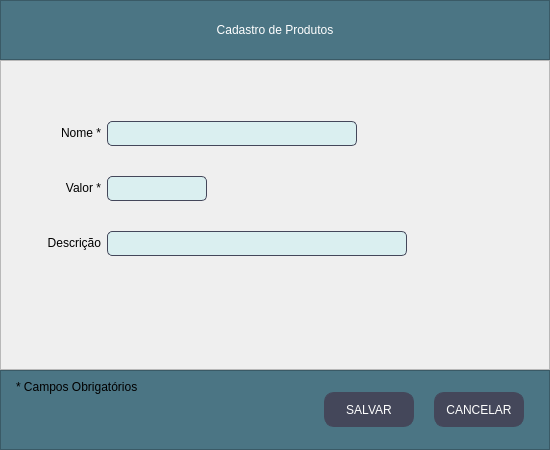
<?xml version="1.0" encoding="UTF-8"?>
<ui version="4.0">
 <class>Janela_Produto</class>
 <widget class="QMainWindow" name="Janela_Produto">
  <property name="windowModality">
   <enum>Qt::ApplicationModal</enum>
  </property>
  <property name="geometry">
   <rect>
    <x>0</x>
    <y>0</y>
    <width>550</width>
    <height>450</height>
   </rect>
  </property>
  <property name="minimumSize">
   <size>
    <width>550</width>
    <height>450</height>
   </size>
  </property>
  <property name="maximumSize">
   <size>
    <width>550</width>
    <height>450</height>
   </size>
  </property>
  <property name="windowTitle">
   <string>MainWindow</string>
  </property>
  <widget class="QWidget" name="centralwidget">
   <layout class="QVBoxLayout" name="verticalLayout">
    <property name="spacing">
     <number>0</number>
    </property>
    <property name="leftMargin">
     <number>0</number>
    </property>
    <property name="topMargin">
     <number>0</number>
    </property>
    <property name="rightMargin">
     <number>0</number>
    </property>
    <property name="bottomMargin">
     <number>0</number>
    </property>
    <item>
     <widget class="QFrame" name="frame">
      <property name="minimumSize">
       <size>
        <width>0</width>
        <height>60</height>
       </size>
      </property>
      <property name="maximumSize">
       <size>
        <width>16777215</width>
        <height>60</height>
       </size>
      </property>
      <property name="styleSheet">
       <string notr="true">background-color: rgb(75, 117, 132);</string>
      </property>
      <property name="frameShape">
       <enum>QFrame::StyledPanel</enum>
      </property>
      <property name="frameShadow">
       <enum>QFrame::Raised</enum>
      </property>
      <layout class="QHBoxLayout" name="horizontalLayout_2">
       <item>
        <widget class="QLabel" name="label_titulo">
         <property name="styleSheet">
          <string notr="true">font: 87 12pt &quot;Arial Black&quot;;
color: rgb(255, 255, 255);
</string>
         </property>
         <property name="text">
          <string>Cadastro de Produtos</string>
         </property>
         <property name="alignment">
          <set>Qt::AlignCenter</set>
         </property>
        </widget>
       </item>
      </layout>
     </widget>
    </item>
    <item>
     <widget class="QFrame" name="frame_2">
      <property name="minimumSize">
       <size>
        <width>70</width>
        <height>0</height>
       </size>
      </property>
      <property name="styleSheet">
       <string notr="true">QLineEdit, QTextEdit{
	border-radius: 5px;
	border: 0.5px solid #44475a;
	font:11pt &quot;MS Shell Dlg 2&quot;;
	padding: 1px;
	background-color: #DAEFF0;
}
QLabel{
	font: 75 11pt &quot;Arial&quot;;
}
QComboBox{
	font: 9pt &quot;MS Shell Dlg 2&quot;;
}
QDateEdit{
	font: 9pt &quot;MS Shell Dlg 2&quot;;
}

QLineEdit:focus{
	border: 1.5px solid #44475a;
}
</string>
      </property>
      <property name="frameShape">
       <enum>QFrame::StyledPanel</enum>
      </property>
      <property name="frameShadow">
       <enum>QFrame::Raised</enum>
      </property>
      <layout class="QFormLayout" name="formLayout">
       <property name="verticalSpacing">
        <number>30</number>
       </property>
       <property name="leftMargin">
        <number>30</number>
       </property>
       <property name="topMargin">
        <number>60</number>
       </property>
       <item row="0" column="0">
        <widget class="QLabel" name="nome_label">
         <property name="minimumSize">
          <size>
           <width>70</width>
           <height>0</height>
          </size>
         </property>
         <property name="text">
          <string>Nome *</string>
         </property>
         <property name="alignment">
          <set>Qt::AlignRight|Qt::AlignTrailing|Qt::AlignVCenter</set>
         </property>
        </widget>
       </item>
       <item row="0" column="1">
        <widget class="QLineEdit" name="nome">
         <property name="minimumSize">
          <size>
           <width>250</width>
           <height>25</height>
          </size>
         </property>
         <property name="maximumSize">
          <size>
           <width>250</width>
           <height>25</height>
          </size>
         </property>
         <property name="clearButtonEnabled">
          <bool>true</bool>
         </property>
        </widget>
       </item>
       <item row="1" column="0">
        <widget class="QLabel" name="valor_label">
         <property name="minimumSize">
          <size>
           <width>70</width>
           <height>0</height>
          </size>
         </property>
         <property name="text">
          <string>Valor *</string>
         </property>
         <property name="alignment">
          <set>Qt::AlignRight|Qt::AlignTrailing|Qt::AlignVCenter</set>
         </property>
        </widget>
       </item>
       <item row="1" column="1">
        <widget class="QLineEdit" name="valor">
         <property name="minimumSize">
          <size>
           <width>100</width>
           <height>25</height>
          </size>
         </property>
         <property name="maximumSize">
          <size>
           <width>100</width>
           <height>25</height>
          </size>
         </property>
         <property name="clearButtonEnabled">
          <bool>true</bool>
         </property>
        </widget>
       </item>
       <item row="2" column="0">
        <widget class="QLabel" name="descricao_label">
         <property name="minimumSize">
          <size>
           <width>70</width>
           <height>0</height>
          </size>
         </property>
         <property name="text">
          <string>Descrição</string>
         </property>
         <property name="alignment">
          <set>Qt::AlignRight|Qt::AlignTrailing|Qt::AlignVCenter</set>
         </property>
        </widget>
       </item>
       <item row="2" column="1">
        <widget class="QLineEdit" name="descricao">
         <property name="minimumSize">
          <size>
           <width>300</width>
           <height>25</height>
          </size>
         </property>
         <property name="maximumSize">
          <size>
           <width>300</width>
           <height>25</height>
          </size>
         </property>
         <property name="clearButtonEnabled">
          <bool>true</bool>
         </property>
        </widget>
       </item>
      </layout>
     </widget>
    </item>
    <item>
     <widget class="QFrame" name="frame_3">
      <property name="minimumSize">
       <size>
        <width>0</width>
        <height>80</height>
       </size>
      </property>
      <property name="maximumSize">
       <size>
        <width>16777215</width>
        <height>80</height>
       </size>
      </property>
      <property name="styleSheet">
       <string notr="true">background-color: rgb(75, 117, 132);</string>
      </property>
      <property name="frameShape">
       <enum>QFrame::StyledPanel</enum>
      </property>
      <property name="frameShadow">
       <enum>QFrame::Raised</enum>
      </property>
      <layout class="QHBoxLayout" name="horizontalLayout">
       <property name="spacing">
        <number>20</number>
       </property>
       <property name="leftMargin">
        <number>15</number>
       </property>
       <property name="rightMargin">
        <number>25</number>
       </property>
       <item>
        <widget class="QLabel" name="label">
         <property name="styleSheet">
          <string notr="true">font: 75 11pt &quot;MS Shell Dlg 2&quot;;</string>
         </property>
         <property name="text">
          <string>* Campos Obrigatórios</string>
         </property>
         <property name="alignment">
          <set>Qt::AlignLeading|Qt::AlignLeft|Qt::AlignTop</set>
         </property>
        </widget>
       </item>
       <item>
        <spacer name="horizontalSpacer">
         <property name="orientation">
          <enum>Qt::Horizontal</enum>
         </property>
         <property name="sizeHint" stdset="0">
          <size>
           <width>337</width>
           <height>57</height>
          </size>
         </property>
        </spacer>
       </item>
       <item>
        <widget class="QPushButton" name="botao_salvar">
         <property name="minimumSize">
          <size>
           <width>90</width>
           <height>35</height>
          </size>
         </property>
         <property name="maximumSize">
          <size>
           <width>90</width>
           <height>35</height>
          </size>
         </property>
         <property name="styleSheet">
          <string notr="true">QPushButton{
	font: 87 8pt &quot;Arial Black&quot;;
	border: 0.5px solid #44475a;
	border-radius: 10px;
	color: rgb(255, 255, 255);
	background-color: #44475a;
}
QPushButton:hover{
	background-color: #4f5368;
}

</string>
         </property>
         <property name="text">
          <string>SALVAR</string>
         </property>
        </widget>
       </item>
       <item>
        <widget class="QPushButton" name="botao_cancelar">
         <property name="sizePolicy">
          <sizepolicy hsizetype="Fixed" vsizetype="Fixed">
           <horstretch>0</horstretch>
           <verstretch>0</verstretch>
          </sizepolicy>
         </property>
         <property name="minimumSize">
          <size>
           <width>90</width>
           <height>35</height>
          </size>
         </property>
         <property name="maximumSize">
          <size>
           <width>90</width>
           <height>35</height>
          </size>
         </property>
         <property name="styleSheet">
          <string notr="true">QPushButton{
	font: 87 8pt &quot;Arial Black&quot;;
	border: 0.5px solid #44475a;
	border-radius: 10px;
	color: rgb(255, 255, 255);
	background-color: #44475a;
}
QPushButton:hover{
	background-color: #4f5368;
}</string>
         </property>
         <property name="text">
          <string>CANCELAR</string>
         </property>
        </widget>
       </item>
      </layout>
     </widget>
    </item>
   </layout>
  </widget>
 </widget>
 <resources/>
 <connections/>
</ui>
